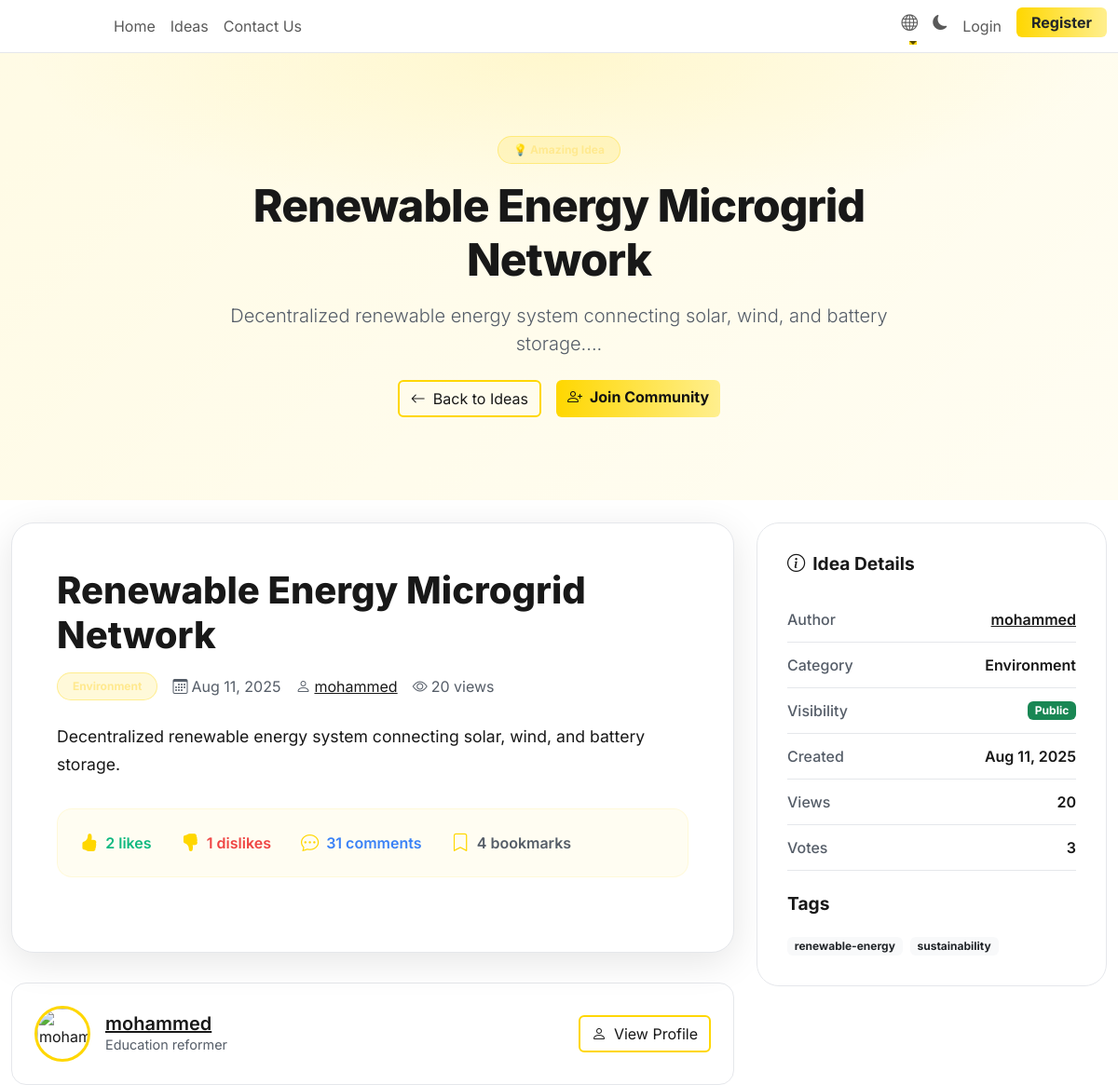
The page /idea.php?id=3 (upper part) on the database as committed earlier.
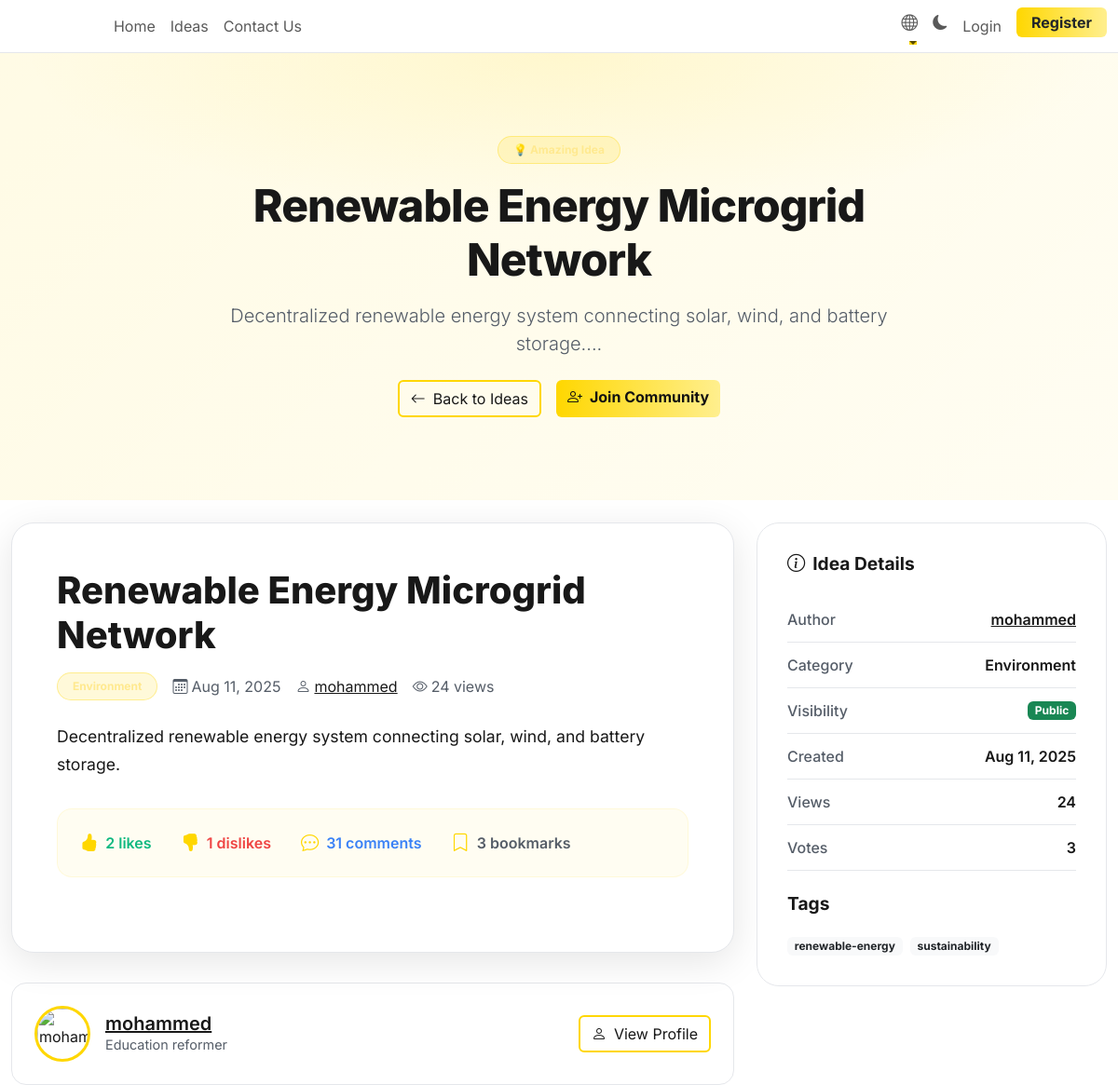
The same page on the database as committed later.
### tables this page shows
CREATE TABLE `ideas` (
  `id` int(11) NOT NULL,
  `user_id` int(11) NOT NULL,
  `category_id` int(11) DEFAULT NULL,
  `title` varchar(255) NOT NULL,
  `slug` varchar(255) DEFAULT NULL,
  `description` text NOT NULL,
  `is_public` tinyint(1) DEFAULT 1,
  `is_approved` tinyint(1) DEFAULT 1,
  `is_featured` tinyint(1) DEFAULT 0,
  `image_url` varchar(255) DEFAULT NULL,
  `votes_count` int(11) DEFAULT 0,
  `bookmarks_count` int(11) DEFAULT 0,
  `views_count` int(11) DEFAULT 0,
  `trending_score` decimal(10,4) DEFAULT 0.0000,
  `tags` longtext DEFAULT NULL CHECK (json_valid(`tags`)),
  `created_at` timestamp NOT NULL DEFAULT current_timestamp()
);

CREATE TABLE `users` (
  `id` int(11) NOT NULL,
  `username` varchar(50) NOT NULL,
  `email` varchar(100) NOT NULL,
  `password` varchar(255) NOT NULL,
  `is_admin` tinyint(1) DEFAULT 0,
  `bio` text DEFAULT '',
  `image_url` varchar(255) DEFAULT NULL,
  `language` enum('en','ar') DEFAULT 'en',
  `theme` enum('light','dark','auto') DEFAULT 'auto',
  `email_notifications` tinyint(1) DEFAULT 1,
  `avatar` varchar(255) DEFAULT NULL,
  `created_at` timestamp NOT NULL DEFAULT current_timestamp()
);

CREATE TABLE `categories` (
  `id` int(11) NOT NULL,
  `name_en` varchar(100) NOT NULL,
  `name_ar` varchar(100) NOT NULL,
  `description` text DEFAULT NULL,
  `created_at` timestamp NOT NULL DEFAULT current_timestamp()
);

### includes/i18n.php (called while the page is built, shortened)
<?php
$default_language = 'en';
$available_languages = ['en', 'ar'];
function current_language() {
    global $default_language, $available_languages;
    if (isset($_SERVER['HTTP_ACCEPT_LANGUAGE'])) {
        $browser_langs = explode(',', $_SERVER['HTTP_ACCEPT_LANGUAGE']);
        foreach ($browser_langs as $browser_lang) {
            $lang_code = substr(trim($browser_lang), 0, 2);
            if (in_array($lang_code, $available_languages)) {
                return $lang_code;
            }
        }
    }
    return $default_language;
}
function lang_dir($lang = null) {
    if (!$lang) {
        $lang = current_language();
    }
    return $lang === 'ar' ? 'rtl' : 'ltr';
}
function __($text, $params = [], $lang = null) {
    global $translations, $default_language;
    if (!$lang) {
        $lang = current_language();
    }
    $translated = $translations[$lang][$text] ?? $translations[$default_language][$text] ?? $text;
    return $translated;
}

### includes/auth.php (called while the page is built, shortened)
<?php
function is_logged_in() {
    return isset($_SESSION['user_id']);
}
?>

### includes/functions.php (called while the page is built, shortened)
<?php
function format_date_time($datetime, $full = false) {
    $timestamp = strtotime($datetime);
    $now = time();
    $diff = $now - $timestamp;
    if ($full || $diff > 604800) {
        return date('M j, Y', $timestamp);
    }
    $days = floor($diff / 86400);
    return $days . ' day' . ($days > 1 ? 's' : '') . ' ago';
}
function parse_tags($tags_string) {
    if (strpos($tags_string, '[') === 0) {
        $tags = json_decode($tags_string, true);
        if (is_array($tags)) {
            return array_filter(array_map('trim', $tags));
        }
    }
    $tags = array_map('trim', explode(',', $tags_string));
    return array_filter($tags);
}

### idea.php (the view, shortened to what the changed rows need)
<?php
include 'includes/i18n.php';
include 'includes/functions.php';
include 'includes/auth.php';
include 'includes/notifications.php';
$idea_id = isset($_GET['id']) ? intval($_GET['id']) : 0;
$stmt = $pdo->prepare("
    SELECT i.*, u.username, u.avatar, u.bio, c.name_en as category_name, c.name_ar as category_name_ar,
           (SELECT COUNT(*) FROM votes WHERE votes.idea_id=i.id AND vote_type='like') as likes,
           (SELECT COUNT(*) FROM votes WHERE votes.idea_id=i.id AND vote_type='dislike') as dislikes,
           (SELECT COUNT(*) FROM comments WHERE comments.idea_id=i.id) as comments_count,
           (SELECT COUNT(*) FROM reactions WHERE reactions.idea_id=i.id) as reactions_count,
           (SELECT COUNT(*) FROM bookmarks WHERE bookmarks.idea_id=i.id) as bookmarks_count
    FROM ideas i
    LEFT JOIN users u ON i.user_id = u.id
    LEFT JOIN categories c ON i.category_id = c.id
    WHERE i.id = ?
");
$stmt->execute([$idea_id]);
$idea = $stmt->fetch();
$author = [
    'username' => $idea['username'],
    'bio' => $idea['bio'],
    'avatar' => $idea['avatar']
];
include 'includes/navbar.php';
?>
<!DOCTYPE html>
<html lang="<?php echo current_language(); ?>" dir="<?php echo lang_dir(); ?>">
<head>
    <link href="https://cdn.jsdelivr.net/npm/bootstrap@5.3.3/dist/css/bootstrap.min.css" rel="stylesheet">
    <link rel="stylesheet" href="https://cdn.jsdelivr.net/npm/bootstrap-icons@1.11.3/font/bootstrap-icons.css">
    <link rel="stylesheet" href="assets/css/app.css">
</head>
<body>
    <header class="hero">
        <div class="container content">
            <div class="row align-items-center">
                <div class="col-lg-8 mx-auto text-center">
                    <span class="badge badge-gold rounded-pill px-3 py-2 mb-3">💡 <?php echo __('Amazing Idea'); ?></span>
                    <h1 class="display-4 mb-3"><?= htmlspecialchars($idea['title']) ?></h1>
                    <p class="lead subtle mb-4"><?= htmlspecialchars(substr($idea['description'], 0, 200)) ?>...</p>
                    <div class="d-flex gap-3 justify-content-center flex-wrap">
                        <a href="ideas.php" class="btn btn-outline-gold"><i class="bi bi-arrow-left me-2"></i><?php echo __('Back to Ideas'); ?></a>
                        <?php if (is_logged_in()): ?>
                            <a href="dashboard.php" class="btn btn-gold"><i class="bi bi-plus-circle me-2"></i><?php echo __('Share Your Idea'); ?></a>
                        <?php else: ?>
                            <a href="register.php" class="btn btn-gold"><i class="bi bi-person-plus me-2"></i><?php echo __('Join Community'); ?></a>
                        <?php endif; ?>
                    </div>
                </div>
            </div>
        </div>
    </header>
    <div class="container py-4">
        <div class="row">
            <div class="col-lg-8">
                <div class="idea-content position-relative">
                    <h1 class="idea-title"><?= htmlspecialchars($idea['title']) ?></h1>
                    <div class="idea-meta">
                        <div class="d-flex align-items-center gap-3 flex-wrap">
                            <span class="badge badge-gold rounded-pill px-3 py-2"><?= htmlspecialchars($idea['category_name']) ?></span>
                            <span><i class="bi bi-calendar3 me-1"></i><?= format_date_time($idea['created_at']) ?></span>
                            <span><i class="bi bi-person me-1"></i><a href="profile_others.php?user_id=<?= $idea['user_id'] ?>" class="author-link"><?= htmlspecialchars($author['username']) ?></a></span>
                            <span><i class="bi bi-eye me-1"></i><?= $idea['views_count'] ?? 0 ?> views</span>
                        </div>
                    </div>
                    <div class="idea-description">
                        <?= nl2br(htmlspecialchars($idea['description'])) ?>
                    </div>
                    <div class="idea-stats">
                        <div class="stat-item like-count">
                        </div>
                        <div class="stat-item dislike-count">
                        </div>
                        <div class="stat-item comment-count">
                        </div>
                        <div class="stat-item">
                            <i class="bi bi-bookmark"></i>
                            <span><?= $idea['bookmarks_count'] ?> bookmarks</span>
                    </div>
                    </div>
                </div>
                <div class="author-section">
                    <div class="d-flex align-items-center">
                        <div class="author-info">
                            <h5><a href="profile_others.php?user_id=<?= $idea['user_id'] ?>" class="author-link"><?= htmlspecialchars($author['username']) ?></a></h5>
                            <?php if (!empty($author['bio'])): ?>
                                <p class="author-bio"><?= htmlspecialchars($author['bio']) ?></p>
                    <?php endif; ?>
                </div>
                    </div>
                </div>
            </div>
            <div class="col-lg-4">
                <div class="idea-sidebar">
                    <div class="sidebar-item">
                        <span class="sidebar-value"><a href="profile_others.php?user_id=<?= $idea['user_id'] ?>" class="author-link"><?= htmlspecialchars($author['username']) ?></a></span>
                    </div>
                    <div class="sidebar-item">
                        <span class="sidebar-label"><?php echo __('Category'); ?></span>
                        <span class="sidebar-value"><?= htmlspecialchars($idea['category_name']) ?></span>
                    </div>
                    <div class="sidebar-item">
                        <span class="sidebar-label"><?php echo __('Created'); ?></span>
                        <span class="sidebar-value"><?= format_date_time($idea['created_at'], true) ?></span>
                    </div>
                    <div class="sidebar-item">
                        <span class="sidebar-label"><?php echo __('Views'); ?></span>
                        <span class="sidebar-value"><?= number_format($idea['views_count'] ?? 0) ?></span>
                    </div>
                    <?php if (!empty($idea['tags'])): ?>
                        <div class="mt-4">
                            <div class="d-flex flex-wrap gap-2">
                                <?php foreach (parse_tags($idea['tags']) as $tag): ?>
                                    <span class="badge bg-light text-dark"><?= htmlspecialchars($tag) ?></span>
                                <?php endforeach; ?>
                            </div>
                        </div>
                    <?php endif; ?>
                </div>
            </div>
        </div>
    </div>
</body>
</html>

Rows that differ between the two databases and show on the page:
changed ideas "Renewable Energy Microgrid Network": views_count "20" → "24"
Other text that changed with them:
$idea['bookmarks_count']: "4" → "3"
